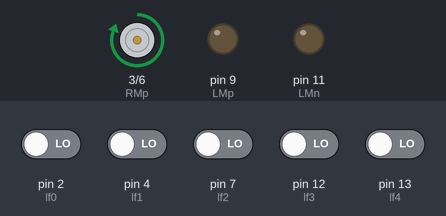
Simulated run of this sketch. Board: Arduino Uno, built with avr-gcc and run on an emulated ATmega328P. On the bench: motor-driver pin pairs drawn as motors (green arrow = first pin HIGH = forward, orange = second pin HIGH = backward, longer = more drive), output pins drawn as LEDs (lit = HIGH). Inputs (shaded band) come from the test bench; at power-on: pin 2 (lf0), pin 4 (lf1), pin 7 (lf2), pin 12 (lf3), pin 13 (lf4) LOW.

Above: at 1.2 s.
1.3 s: pin 2 (lf0) driven HIGH
At 2.0 s:
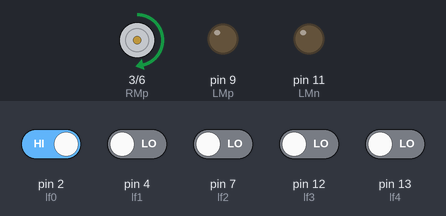
2.8 s: pin 4 (lf1) driven HIGH
At 3.9 s:
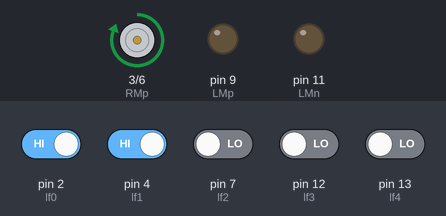
Timing chart, 0 to 5.8 s (numbered marks = the images above; inputs shaded):
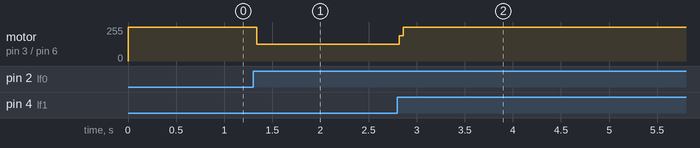

Measured:
- after the input at 1.3 s, motor on pin 3 (RMp) / pin 6 (RMn): forward 255/255 → forward 124/255 at once
- after the input at 2.8 s, motor on pin 3 (RMp) / pin 6 (RMn): forward 124/255 → forward 255/255 at once

The sketch:

UPID-LF.ino
```cpp
int error, P, I=0, D, Kp, Ki, Kd, pid, pError=0, x = 255;

int lf0 = 2;
int lf1 = 4;
int lf2 = 7;
int lf3 = 12;
int lf4 = 13;

int RMp = 3;
int RMn = 6;
int LMp = 9;
int LMn = 11;

int LFs[6] = {0, 0, 0, 0, 0, 0};


void setup()
{
  pinMode(lf0, INPUT);
  pinMode(lf1, INPUT);
  pinMode(lf2, INPUT);
  pinMode(lf3, INPUT);
  pinMode(lf4, INPUT);

  pinMode(RMp, OUTPUT);
  pinMode(RMn, OUTPUT);
  pinMode(LMp, OUTPUT);
  pinMode(LMn, OUTPUT);
}
void loop()
{
  IRin();
  errorFinder();
  PIDcurve();
  turn();
}
void IRin()
{
  LFs[0] = digitalRead(lf0);
  LFs[1] = digitalRead(lf1);
  LFs[2] = digitalRead(lf2);
  LFs[3] = digitalRead(lf3);
  LFs[4] = digitalRead(lf4);
}
void errorFinder()
{
  if ((LFs[0] == 1 ) && (LFs[1] == 1 ) && (LFs[2] == 1 ) && (LFs[3] == 1) && (LFs[4] == 0 ))
   error = 4;
  else if ((LFs[0] == 1 ) && (LFs[1] == 1 ) && (LFs[2] == 1 ) && (LFs[3] == 0) && (LFs[4] == 0 ))
   error = 3;
  else if ((LFs[0] == 1 ) && (LFs[1] == 1 ) && (LFs[2] == 1 ) && (LFs[3] == 0) && (LFs[4] == 1 ))
   error = 2;
  else if ((LFs[0] == 1 ) && (LFs[1] == 1 ) && (LFs[2] == 0 ) && (LFs[3] == 0) && (LFs[4] == 1 ))
   error = 1;
  else if ((LFs[0] == 1 ) && (LFs[1] == 1 ) && (LFs[2] == 0 ) && (LFs[3] == 1) && (LFs[4] == 1 ))
   error = 0;
  else if ((LFs[0] == 1 ) && (LFs[1] == 0 ) && (LFs[2] == 0 ) && (LFs[3] == 1) && (LFs[4] == 1 ))
   error = - 1;
  else if ((LFs[0] == 1 ) && (LFs[1] == 0 ) && (LFs[2] == 1 ) && (LFs[3] == 1) && (LFs[4] == 1 ))
   error = -2;
  else if ((LFs[0] == 0 ) && (LFs[1] == 0 ) && (LFs[2] == 1 ) && (LFs[3] == 1) && (LFs[4] == 1 ))
   error = -3;
  else if ((LFs[0] == 0 ) && (LFs[1] == 1 ) && (LFs[2] == 1 ) && (LFs[3] == 1) && (LFs[4] == 1 ))
   error = -4;
}

void PIDcurve()
{
  P = error;
  I = I + error;
  D = error - pError;
  Kp = 10;
  Ki = 0;
  Kp = 2;
  pError = error;

  pid = (Kp * P) + (Ki * I) + (Kd * D); //max= Kp*4 + Kd*(4-(-4)) = 128 ==> Kp+Kd*2=32
                                        // ReTune Expression if too turny i.e change previous error to 3 or 2
  digitalWrite(RMp, 128 - pid);
  digitalWrite(RMn, 0);

  digitalWrite(LMp, 0);
  digitalWrite(128 + pid, 0);
}
void turn()
{
  if ((LFs[0] == 1) && (LFs[1] == 0) && (LFs[2] == 0) && (LFs[3] == 0) && (LFs[4] == 0))
   stp();
  else if ((LFs[0] == 1) && (LFs[1] == 1) && (LFs[2] == 0) && (LFs[3] == 0) && (LFs[4] == 0))
   stopright();
  else if ((LFs[0] == 0) && (LFs[1] == 0) && (LFs[2] == 0) && (LFs[3] == 1) && (LFs[4] == 1))
   stopleft();
}
void stp()
{
  analogWrite(LMp, 0);
  analogWrite(LMn, 0);
  analogWrite(RMp, 0);
  analogWrite(RMn, 0);
}
void stopright()
{
  while ((LFs[0] != 1 ) && (LFs[1] != 1 ) && (LFs[2] != 0 ) && (LFs[3] != 1) && (LFs[4] != 1 ))
  {
    analogWrite(LMp, x);
    analogWrite(LMn, 0);
    analogWrite(RMp, 0);
    analogWrite(RMn, 0);
  }
}
void stopleft()
{
  while ((LFs[0] != 1 ) && (LFs[1] != 1 ) && (LFs[2] != 0 ) && (LFs[3] != 1) && (LFs[4] != 1 ))
  {
    analogWrite(LMp, 0);
    analogWrite(LMn, 0);
    analogWrite(RMp, x);
    analogWrite(RMn, 0);
  }
}
```
